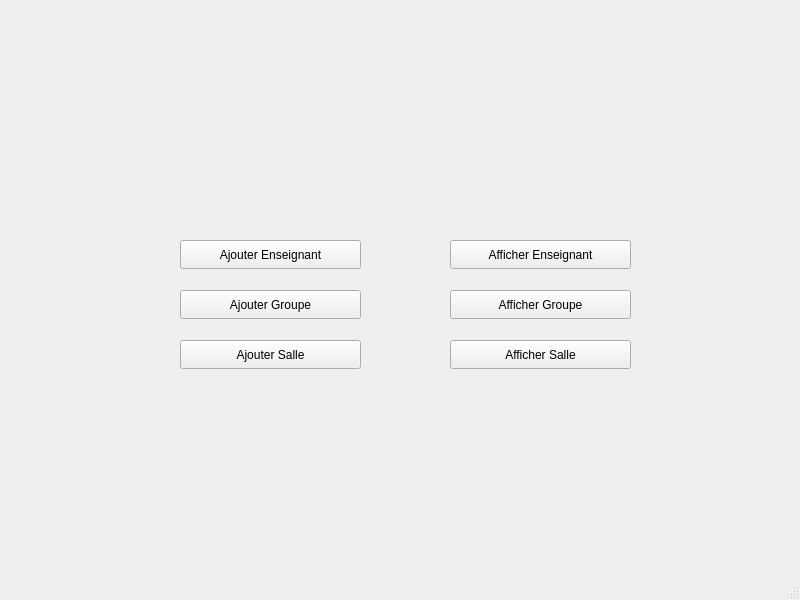
<?xml version="1.0" encoding="UTF-8"?>
<ui version="4.0">
 <class>MainWindow</class>
 <widget class="QMainWindow" name="MainWindow">
  <property name="geometry">
   <rect>
    <x>0</x>
    <y>0</y>
    <width>800</width>
    <height>600</height>
   </rect>
  </property>
  <property name="windowTitle">
   <string>MainWindow</string>
  </property>
  <widget class="QWidget" name="centralwidget">
   <widget class="QPushButton" name="btnAjouterEnseignant">
    <property name="geometry">
     <rect>
      <x>180</x>
      <y>240</y>
      <width>181</width>
      <height>29</height>
     </rect>
    </property>
    <property name="text">
     <string>Ajouter Enseignant</string>
    </property>
   </widget>
   <widget class="QPushButton" name="btnAfficherEnseignants">
    <property name="geometry">
     <rect>
      <x>450</x>
      <y>240</y>
      <width>181</width>
      <height>29</height>
     </rect>
    </property>
    <property name="text">
     <string>Afficher Enseignant</string>
    </property>
   </widget>
   <widget class="QPushButton" name="btnAjouterGroupe">
    <property name="geometry">
     <rect>
      <x>180</x>
      <y>290</y>
      <width>181</width>
      <height>29</height>
     </rect>
    </property>
    <property name="text">
     <string>Ajouter Groupe</string>
    </property>
   </widget>
   <widget class="QPushButton" name="btnAfficherGroupes">
    <property name="geometry">
     <rect>
      <x>450</x>
      <y>290</y>
      <width>181</width>
      <height>29</height>
     </rect>
    </property>
    <property name="text">
     <string>Afficher Groupe</string>
    </property>
   </widget>
   <widget class="QPushButton" name="btnAjouterSalle">
    <property name="geometry">
     <rect>
      <x>180</x>
      <y>340</y>
      <width>181</width>
      <height>29</height>
     </rect>
    </property>
    <property name="text">
     <string>Ajouter Salle</string>
    </property>
   </widget>
   <widget class="QPushButton" name="btnAfficherSalles">
    <property name="geometry">
     <rect>
      <x>450</x>
      <y>340</y>
      <width>181</width>
      <height>29</height>
     </rect>
    </property>
    <property name="text">
     <string>Afficher Salle</string>
    </property>
   </widget>
  </widget>
  <widget class="QMenuBar" name="menubar">
   <property name="geometry">
    <rect>
     <x>0</x>
     <y>0</y>
     <width>800</width>
     <height>26</height>
    </rect>
   </property>
  </widget>
  <widget class="QStatusBar" name="statusbar"/>
 </widget>
 <resources/>
 <connections/>
</ui>
